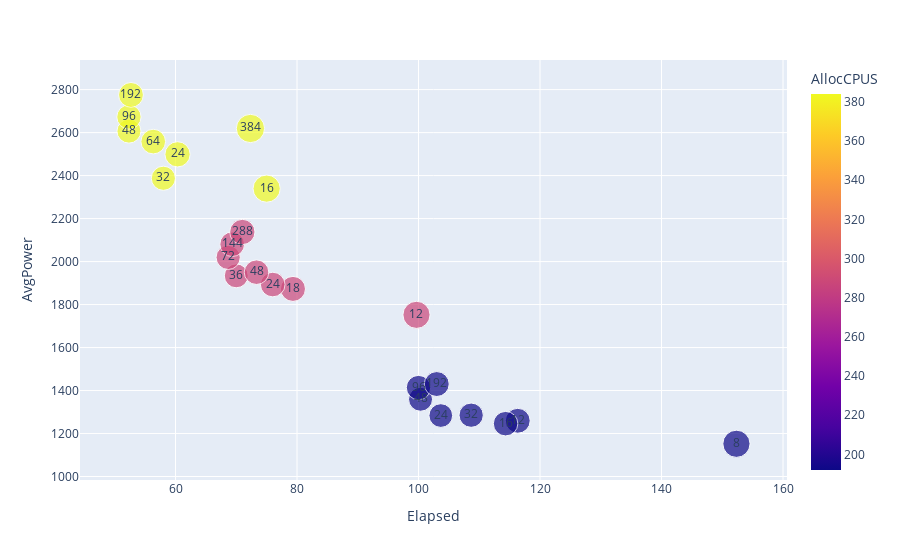
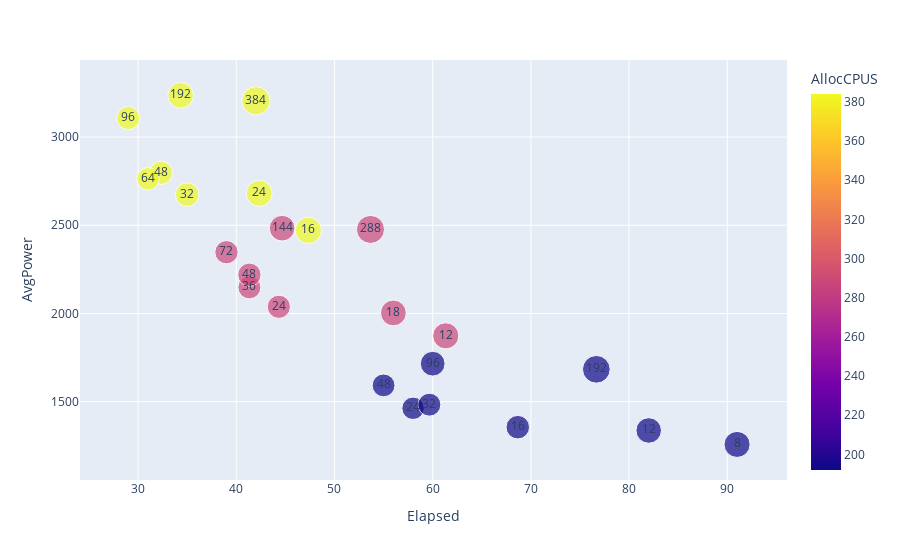

Notebook code for these charts, in order:
### Code cell
for df in dfs:
    scatter_plot(df, 'Elapsed', 'AvgPower', 'cost', 'AllocCPUS', 'JobName')

### Figure 1 — Plotly figure (JSON) as saved in the notebook; plotly's stock layout.template omitted (floating-point values rounded to 4 significant figures)
{"data": [{"hovertemplate": "Elapsed=%{x}<br>AvgPower=%{y}<br>cost=%{marker.size}<br>JobName=%{text}<br>AllocCPUS=%{marker.color}<extra></extra>", "legendgroup": "", "marker": {"color": [192, 192, 192, 192, 192, 192, 192, 192, 288, 288, 288, 288, 288, 288, 288, 288, 384, 384, 384, 384, 384, 384, 384, 384], "coloraxis": "coloraxis", "size": [0.009744, 0.008139, 0.007913, 0.007391, 0.007759, 0.007578, 0.007854, 0.008183, 0.009701, 0.008253, 0.007993, 0.007518, 0.007946, 0.007703, 0.008015, 0.008431, 0.009747, 0.008375, 0.007686, 0.007578, 0.008004, 0.00777, 0.00812, 0.01052], "sizemode": "area", "sizeref": 2.631e-05, "symbol": "circle"}, "mode": "markers+text", "name": "", "orientation": "v", "showlegend": false, "text": [8, 12, 16, 24, 32, 48, 96, 192, 12, 18, 24, 36, 48, 72, 144, 288, 16, 24, 32, 48, 64, 96, 192, 384], "type": "scatter", "x": [152.3, 116.3, 114.3, 103.7, 108.7, 100.3, 100, 103, 99.67, 79.33, 76, 70, 73.33, 68.67, 69.33, 71, 75, 60.33, 58, 52.33, 56.33, 52.33, 52.67, 72.33], "xaxis": "x", "y": [1152.0, 1259.0, 1246.0, 1284.0, 1285.0, 1360.0, 1414.0, 1430.0, 1752.0, 1873.0, 1893.0, 1934.0, 1951.0, 2019.0, 2081.0, 2138.0, 2339.0, 2499.0, 2388.0, 2607.0, 2558.0, 2673.0, 2775.0, 2619.0], "yaxis": "y"}], "layout": {"coloraxis": {"colorbar": {"title": {"text": "AllocCPUS"}}, "colorscale": [[0, "#0d0887"], [0.1111, "#46039f"], [0.2222, "#7201a8"], [0.3333, "#9c179e"], [0.4444, "#bd3786"], [0.5556, "#d8576b"], [0.6667, "#ed7953"], [0.7778, "#fb9f3a"], [0.8889, "#fdca26"], [1, "#f0f921"]]}, "legend": {"itemsizing": "constant", "tracegroupgap": 0}, "margin": {"t": 60}, "xaxis": {"anchor": "y", "domain": [0, 1], "title": {"text": "Elapsed"}}, "yaxis": {"anchor": "x", "domain": [0, 1], "title": {"text": "AvgPower"}}}}

### Figure 2 — Plotly figure (JSON) as saved in the notebook; plotly's stock layout.template omitted (floating-point values rounded to 4 significant figures)
{"data": [{"hovertemplate": "Elapsed=%{x}<br>AvgPower=%{y}<br>cost=%{marker.size}<br>JobName=%{text}<br>AllocCPUS=%{marker.color}<extra></extra>", "legendgroup": "", "marker": {"color": [192, 192, 192, 192, 192, 192, 192, 192, 288, 288, 288, 288, 288, 288, 288, 288, 384, 384, 384, 384, 384, 384, 384, 384], "coloraxis": "coloraxis", "size": [0.006359, 0.006088, 0.005169, 0.004709, 0.004914, 0.004865, 0.005717, 0.007169, 0.006383, 0.006231, 0.005018, 0.004932, 0.005097, 0.005084, 0.006162, 0.007383, 0.006498, 0.006304, 0.005199, 0.005017, 0.004763, 0.005003, 0.006172, 0.007477], "sizemode": "area", "sizeref": 1.869e-05, "symbol": "circle"}, "mode": "markers+text", "name": "", "orientation": "v", "showlegend": false, "text": [8, 12, 16, 24, 32, 48, 96, 192, 12, 18, 24, 36, 48, 72, 144, 288, 16, 24, 32, 48, 64, 96, 192, 384], "type": "scatter", "x": [91, 82, 68.67, 58, 59.67, 55, 60, 76.67, 61.33, 56, 44.33, 41.33, 41.33, 39, 44.67, 53.67, 47.33, 42.33, 35, 32.33, 31, 29, 34.33, 42], "xaxis": "x", "y": [1258.0, 1337.0, 1355.0, 1462.0, 1483.0, 1592.0, 1715.0, 1683.0, 1873.0, 2003.0, 2038.0, 2148.0, 2219.0, 2347.0, 2483.0, 2476.0, 2471.0, 2681.0, 2674.0, 2797.0, 2763.0, 3108.0, 3236.0, 3206.0], "yaxis": "y"}], "layout": {"coloraxis": {"colorbar": {"title": {"text": "AllocCPUS"}}, "colorscale": [[0, "#0d0887"], [0.1111, "#46039f"], [0.2222, "#7201a8"], [0.3333, "#9c179e"], [0.4444, "#bd3786"], [0.5556, "#d8576b"], [0.6667, "#ed7953"], [0.7778, "#fb9f3a"], [0.8889, "#fdca26"], [1, "#f0f921"]]}, "legend": {"itemsizing": "constant", "tracegroupgap": 0}, "margin": {"t": 60}, "xaxis": {"anchor": "y", "domain": [0, 1], "title": {"text": "Elapsed"}}, "yaxis": {"anchor": "x", "domain": [0, 1], "title": {"text": "AvgPower"}}}}
